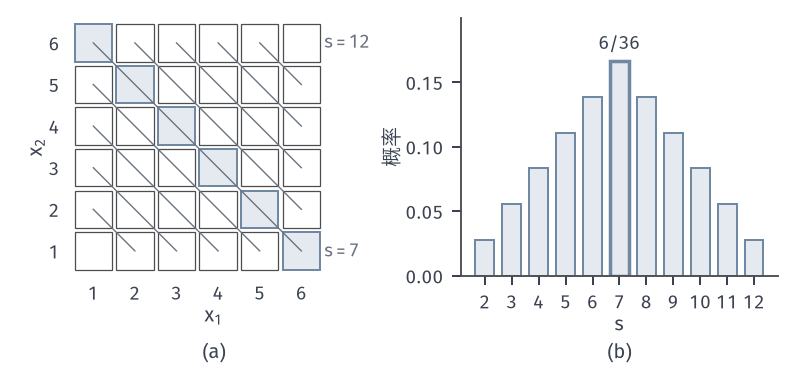

Python code for this plot:
from pathlib import Path
import sys
HERE = Path(__file__).resolve().parent
sys.path.insert(0, str(HERE.parent/"rvt-common"))
from rvt_fig import *
# Two fair dice: 36 equally likely cells, anti-diagonals x1+x2=s, and the mass function of S.
from matplotlib.patches import Rectangle
fig, axes = figure(width_mm=112, height_mm=52, ncols=2)
panel(fig, left=.07, right=.98, bottom=.25, top=.95, wspace=.28)
ax = axes[0]
for a in range(1, 7):
    for b in range(1, 7):
        on = a+b == 7
        ax.add_patch(Rectangle((a-.45, b-.45), .9, .9, fc=BLUE_FILL if on else 'none', ec=BLUE if on else STROKE, lw=.8 if on else .5))
for s in range(2, 13):
    a0, a1 = max(1, s-6), min(6, s-1)
    ax.plot([a0, a1], [s-a0, s-a1], color=MUTED, lw=.55, zorder=3)
for s in (7, 12):
    lab(ax, 6.55, s-6, f'$s={s}$', MUTED, ha='left', va='center')
ax.set_xlim(.4, 7.4); ax.set_ylim(.4, 6.6); ax.set_aspect('equal')
ax.set_xticks(range(1, 7)); ax.set_yticks(range(1, 7)); axlab(ax, '$x_1$', '$x_2$')
ax.spines['left'].set_visible(False); ax.spines['bottom'].set_visible(False); ax.tick_params(length=0)
ax = axes[1]
s = np.arange(2, 13); p = (6-np.abs(s-7))/36
bars(ax, s, p)
ax.bar([7], [p[5]], width=.7, color=BLUE_FILL, edgecolor=BLUE, linewidth=1.4)
lab(ax, 7, p[5]+.006, '$6/36$', INK, ha='center', va='bottom')
ax.set_xticks(s); ax.set_ylim(0, .2); ax.set_yticks([0, .05, .1, .15]); axlab(ax, '$s$', '概率')
tags(fig, axes)
save(fig, HERE, 'figure', {'masses': [round(x*36) for x in p], 'total': float(p.sum())})
